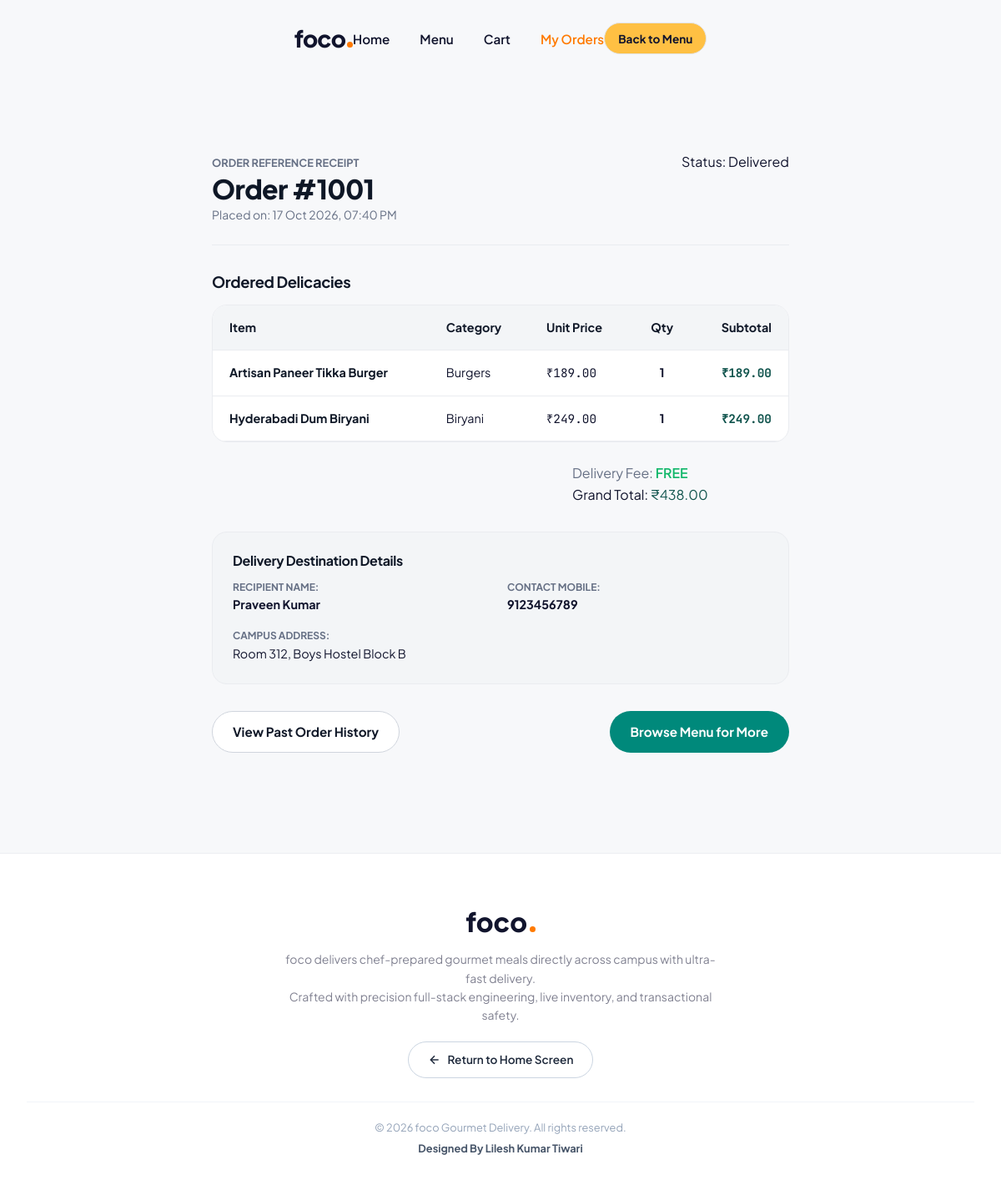
The page /experiment-6/order.php?id=1001 (signed in) on the database its author committed.
### tables this page shows
CREATE TABLE `orders` (
    `order_id` INT AUTO_INCREMENT PRIMARY KEY,
    `user_id` INT NOT NULL,
    `order_date` DATETIME NOT NULL DEFAULT CURRENT_TIMESTAMP,
    `total_amount` DECIMAL(10,2) NOT NULL,
    `delivery_name` VARCHAR(150) NOT NULL,
    `delivery_mobile` VARCHAR(20) NOT NULL,
    `delivery_address` TEXT NOT NULL,
    `order_status` ENUM('Pending', 'Confirmed', 'Preparing', 'Out for Delivery', 'Delivered', 'Cancelled') NOT NULL DEFAULT 'Pending',
    FOREIGN KEY (`user_id`) REFERENCES `users`(`user_id`) ON DELETE CASCADE
);

CREATE TABLE `order_items` (
    `order_item_id` INT AUTO_INCREMENT PRIMARY KEY,
    `order_id` INT NOT NULL,
    `food_id` INT NOT NULL,
    `quantity` INT NOT NULL,
    `price` DECIMAL(10,2) NOT NULL,
    FOREIGN KEY (`order_id`) REFERENCES `orders`(`order_id`) ON DELETE CASCADE,
    FOREIGN KEY (`food_id`) REFERENCES `food_items`(`food_id`) ON DELETE RESTRICT,
    CONSTRAINT `chk_qty` CHECK (`quantity` > 0)
);

CREATE TABLE `food_items` (
    `food_id` INT AUTO_INCREMENT PRIMARY KEY,
    `food_name` VARCHAR(150) NOT NULL,
    `category` VARCHAR(50) NOT NULL,
    `description` TEXT NOT NULL,
    `price` DECIMAL(10,2) NOT NULL,
    `availability` TINYINT(1) NOT NULL DEFAULT 1,
    `image_url` VARCHAR(255) NULL,
    `created_at` DATETIME NOT NULL DEFAULT CURRENT_TIMESTAMP,
    CONSTRAINT `chk_price` CHECK (`price` >= 0)
);

### experiment-6/order.php (the view, shortened to what this page needs)
<?php
$pdo = getFoodDbConnection();
$orderId = filter_var($_GET['id'] ?? null, FILTER_VALIDATE_INT);
if ($orderId) {
    $stmt = $pdo->prepare('SELECT * FROM orders WHERE order_id = :id');
    $stmt->execute([':id' => $orderId]);
    $order = $stmt->fetch();
    $itemStmt = $pdo->prepare('
        SELECT oi.*, fi.food_name, fi.category, fi.image_url
        FROM order_items oi
        JOIN food_items fi ON oi.food_id = fi.food_id
        WHERE oi.order_id = :oid
    ');
    $itemStmt->execute([':oid' => $orderId]);
    $orderItems = $itemStmt->fetchAll();
    ?>
    <!DOCTYPE html>
    <html lang="en">
    <head>
      <link rel="stylesheet" href="../assets/css/design-system.css">
      <link rel="stylesheet" href="style.css">
    </head>
    <body class="foco-theme">
      <header class="foco-navbar" style="max-width: 1320px; margin: 0 auto; padding: 1.5rem 2rem;">
        <a href="index.php" class="foco-brand">
          <span>foco</span>
          <span class="foco-brand-dot"></span>
        </a>
        <nav aria-label="Foco Navigation">
          <ul class="foco-nav-links">
            <li><a href="index.php" class="foco-nav-link">Home</a></li>
            <li><a href="index.php#menuSection" class="foco-nav-link">Menu</a></li>
            <li><a href="cart.php" class="foco-nav-link">Cart</a></li>
            <li><a href="order-history.php" class="foco-nav-link active">My Orders</a></li>
          </ul>
        </nav>
        <div class="foco-user-actions">
          <a href="index.php" class="btn-foco-login" style="border: 1px solid var(--foco-border); padding: 0.45rem 1rem;">Back to Menu</a>
        </div>
      </header>
      <main class="container" style="padding: 3rem 1.5rem 5rem; max-width: 820px;">
        <div class="card" style="padding: 2.5rem;">
          <div style="display: flex; justify-content: space-between; align-items: flex-start; padding-bottom: 1.5rem; border-bottom: 1px solid var(--border-light); flex-wrap: wrap; gap: 1rem;">
            <div>
              <span style="font-size: 0.8rem; font-weight: 700; text-transform: uppercase; color: var(--text-muted);">
                Order Reference Receipt
              </span>
              <h1 style="font-size: 2rem; font-weight: 800; color: var(--text-main);">
                Order #<?= htmlspecialchars((string)$order['order_id']) ?>
              </h1>
              <div style="font-size: 0.875rem; color: var(--text-muted);">
                Placed on: <?= htmlspecialchars(date('d M Y, h:i A', strtotime($order['order_date']))) ?>
              </div>
            </div>
            <div>
              <span class="status-badge <?= htmlspecialchars(str_replace(' ', '_', $order['order_status'])) ?>">
                Status: <?= htmlspecialchars($order['order_status']) ?>
              </span>
            </div>
          </div>
          <div style="margin: 2rem 0;">
            <h3 style="font-size: 1.15rem; margin-bottom: 1rem;">Ordered Delicacies</h3>
            <div class="table-responsive">
              <table class="data-table">
                <thead>
                  <tr>
                    <th>Item</th>
                    <th>Category</th>
                    <th>Unit Price</th>
                    <th style="text-align: center;">Qty</th>
                    <th style="text-align: right;">Subtotal</th>
                  </tr>
                </thead>
                <tbody>
                  <?php foreach ($orderItems as $oi): ?>
                    <tr>
                      <td style="font-weight: 700; color: var(--text-main);">
                        <?= htmlspecialchars($oi['food_name']) ?>
                      </td>
                      <td>
                        <span class="badge badge-muted"><?= htmlspecialchars($oi['category']) ?></span>
                      </td>
                      <td style="font-family: var(--font-mono);">
                        ₹<?= number_format($oi['price'], 2) ?>
                      </td>
                      <td style="text-align: center; font-weight: 700;">
                        <?= htmlspecialchars((string)$oi['quantity']) ?>
                      </td>
                      <td style="text-align: right; font-family: var(--font-mono); font-weight: 700; color: var(--primary);">
                        ₹<?= number_format($oi['price'] * $oi['quantity'], 2) ?>
                      </td>
                    </tr>
                  <?php endforeach; ?>
                </tbody>
              </table>
            </div>
            <div style="display: flex; justify-content: flex-end; margin-top: 1.5rem;">
              <div style="min-width: 260px;">
                <div class="summary-row">
                  <span style="color: var(--text-muted);">Delivery Fee:</span>
                  <span style="color: var(--success); font-weight: 600;">FREE</span>
                </div>
                <div class="summary-row total">
                  <span>Grand Total:</span>
                  <span style="color: var(--primary);">₹<?= number_format($order['total_amount'], 2) ?></span>
                </div>
              </div>
            </div>
          </div>
          <div style="background: var(--bg-subtle); border: 1px solid var(--border-light); border-radius: var(--radius-lg); padding: 1.5rem; margin-top: 2rem;">
            <h4 style="font-size: 1rem; color: var(--text-main); margin-bottom: 0.75rem;">Delivery Destination Details</h4>
            <div style="display: grid; grid-template-columns: 1fr 1fr; gap: 1rem; font-size: 0.9rem;">
              <div>
                <span style="font-size: 0.75rem; color: var(--text-muted); font-weight: 700; text-transform: uppercase; display: block;">Recipient Name:</span>
                <strong><?= htmlspecialchars($order['delivery_name']) ?></strong>
              </div>
              <div>
                <span style="font-size: 0.75rem; color: var(--text-muted); font-weight: 700; text-transform: uppercase; display: block;">Contact Mobile:</span>
                <strong><?= htmlspecialchars($order['delivery_mobile']) ?></strong>
              </div>
              <div style="grid-column: span 2;">
                <span style="font-size: 0.75rem; color: var(--text-muted); font-weight: 700; text-transform: uppercase; display: block;">Campus Address:</span>
                <div><?= htmlspecialchars($order['delivery_address']) ?></div>
              </div>
            </div>
          </div>
          <div style="display: flex; justify-content: space-between; margin-top: 2rem; flex-wrap: wrap; gap: 1rem;">
            <a href="order-history.php" class="btn btn-secondary">
              <span>View Past Order History</span>
            </a>
            <a href="index.php" class="btn btn-primary">
              <span>Browse Menu for More</span>
            </a>
          </div>
        </div>
      </main>
      <footer class="foco-centered-footer">
        <div>
          <a href="index.php" class="foco-footer-logo">
            <span>foco</span>
            <span class="foco-brand-dot"></span>
          </a>
          <p class="foco-footer-desc">
            foco delivers chef-prepared gourmet meals directly across campus with ultra-fast delivery.<br>
            Crafted with precision full-stack engineering, live inventory, and transactional safety.
          </p>
          <div>
            <a href="../index.html" class="foco-footer-btn">
              <svg width="16" height="16" viewBox="0 0 24 24" fill="none" stroke="currentColor" stroke-width="2.2">
                <line x1="19" y1="12" x2="5" y2="12"></line>
                <polyline points="12 19 5 12 12 5"></polyline>
              </svg>
              <span>Return to Home Screen</span>
            </a>
          </div>
          <div class="foco-footer-copy">
            <div>&copy; 2026 foco Gourmet Delivery. All rights reserved.</div>
            <div style="margin-top: 0.25rem;" class="foco-designer-tag">Designed By Lilesh Kumar Tiwari</div>
          </div>
        </div>
      </footer>
    </body>
    </html>
    <?php
    exit;
}
?>

### assets/css/design-system.css (style rules this page uses)
:root { --bg-app: #F8F9FA; --bg-surface: #FFFFFF; --bg-surface-soft: #F1F4F8; --bg-subtle: #F3F5F7; --bg-dark: #0D131F; --bg-dark-card: #151D2A; --text-main: #0E1726; --text-heading: #101828; --text-body: #475467; --text-muted: #667085; --text-light: #98A2B3; --primary: #0F534C; --primary-hover: #0A3C37; --primary-light: #E6F4F1; --primary-border: #B2DFD8; --accent-teal: #0D9488; --accent-cyan: #06B6D4; --accent-orange: #F97316; --accent-indigo: #4F46E5; --accent-amber: #F59E0B; --success: #12B76A; --success-bg: #ECFDF3; --success-border: #A6F4C5; --success-text: #027A48; --danger: #F04438; --danger-bg: #FEF3F2; --danger-border: #FECDCA; --danger-text: #B42318; --border-light: #EAECF0; --border-medium: #D0D5DD; --border-focus: #0D9488; --radius-xs: 4px; --radius-sm: 8px; --radius-md: 12px; --radius-lg: 18px; --radius-xl: 24px; --radius-2xl: 32px; --radius-full: 9999px; --shadow-xs: 0 1px 2px rgba(16, 24, 40, 0.05); --shadow-sm: 0 1px 3px rgba(16, 24, 40, 0.08), 0 1px 2px rgba(16, 24, 40, 0.04); --shadow-md: 0 4px 8px -2px rgba(16, 24, 40, 0.06), 0 2px 4px -2px rgba(16, 24, 40, 0.04); --shadow-lg: 0 12px 16px -4px rgba(16, 24, 40, 0.08), 0 4px 6px -2px rgba(16, 24, 40, 0.03); --shadow-xl: 0 20px 24px -4px rgba(16, 24, 40, 0.08), 0 8px 8px -4px rgba(16, 24, 40, 0.03); --font-serif: 'DM Serif Display', Georgia, serif; --font-sans: 'Plus Jakarta Sans', -apple-system, BlinkMacSystemFont, 'Segoe UI', Roboto, sans-serif; --font-mono: 'JetBrains Mono', monospace; --transition-fast: 150ms ease; --transition-normal: 250ms ease; --transition-smooth: 350ms cubic-bezier(0.16, 1, 0.3, 1); }
*, *::before, *::after { box-sizing: border-box; margin: 0; padding: 0; }
html { font-size: 16px; scroll-behavior: smooth; -webkit-font-smoothing: antialiased; }
body { font-family: var(--font-sans); background-color: var(--bg-app); color: var(--text-body); line-height: 1.6; min-height: 100vh; display: flex; flex-direction: column; }
a { color: inherit; text-decoration: none; transition: all var(--transition-fast); }
img, svg { display: block; max-width: 100%; }
.container { width: 100%; max-width: 1220px; margin: 0 auto; padding: 0 1.5rem; }
h1, h2, h3, h4, h5 { color: var(--text-heading); font-weight: 700; line-height: 1.25; letter-spacing: -0.02em; }
.btn { display: inline-flex; align-items: center; justify-content: center; gap: 0.5rem; font-size: 0.95rem; font-weight: 700; padding: 0.75rem 1.5rem; border-radius: var(--radius-full); cursor: pointer; border: 1px solid transparent; transition: all var(--transition-normal); text-decoration: none; }
.btn-primary { background: #00897B; color: #FFFFFF !important; }
.btn-secondary { background: #FFFFFF; color: var(--text-heading) !important; border-color: var(--border-medium); }
.table-responsive { width: 100%; overflow-x: auto; border-radius: var(--radius-lg); border: 1px solid var(--border-light); background: #FFFFFF; }
.data-table { width: 100%; border-collapse: collapse; text-align: left; font-size: 0.9rem; }
.data-table th { background: var(--bg-subtle); color: var(--text-heading); font-weight: 700; padding: 0.95rem 1.25rem; border-bottom: 1px solid var(--border-light); white-space: nowrap; }
.data-table td { padding: 0.95rem 1.25rem; border-bottom: 1px solid var(--border-light); }

### rows shown on the page
orders: order_id "1001", order_date "17 Oct 2026, 07:40 PM", order_status "Delivered", total_amount "438.00", delivery_name "Praveen Kumar", delivery_mobile "9123456789", delivery_address "Room 312, Boys Hostel Block B"
order_items: food.food_name "Artisan Paneer Tikka Burger", food.category "Burgers", price "189.00", quantity "1", $oi['price']*$oi['quantity'] "189.00"
order_items: food.food_name "Hyderabadi Dum Biryani", food.category "Biryani", price "249.00", quantity "1", $oi['price']*$oi['quantity'] "249.00"
